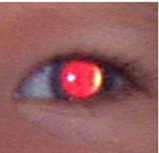
#> input picture src/pics/redeye1.PNG, 159 x 153 px, found by its file name
$ python CrescentTest.py   (Python 2 division)
#> lines starting #> are read from the running program, lines starting #| are printed output that depends on the picture; after the words box and inside, x2 and y2 are one past the last pixel; in counts of white or black regions, pixels touching at a corner belong together
import cv2.cv as cv
import cv2
import numpy as np
from PIL import Image
import PIL.ImageOps
import math
from sys import maxint

im = cv2.imread('/Users/AndreyDenisevich/DVS-Python/src/pics/redeye1.PNG')
#> im is the input picture: shape (153, 159, 3); mean B, G, R 95.4, 95.2, 147.8
print type(im)
#| <class 'numpy.ndarray'>
imblur = cv2.blur(im,(3,3))
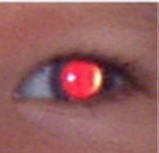
#> imblur: shape (153, 159, 3); mean B, G, R 95.1, 94.9, 147.6
imgray = cv2.cvtColor(imblur,cv2.COLOR_BGR2GRAY)
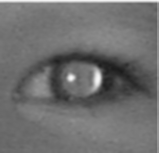
#> imgray: shape (153, 159); min 27, max 246, mean 110.7
ret,thresh = cv2.threshold(imgray,127,255,0)
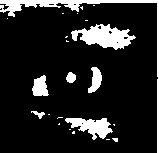
#> thresh: shape (153, 159); 13.8% white; 23 white regions (16 under 20 px)
contours, hierarchy = cv2.findContours(thresh,cv2.RETR_TREE,cv2.CHAIN_APPROX_SIMPLE)
#> contours = 30 contours, 23 with area under 20; largest, box (x1, y1, x2, y2) and area: (71, 24, 136, 50) 876, (0, 0, 159, 153) 834, (65, 118, 113, 140) 488, (32, 75, 49, 96) 222, (88, 67, 102, 93) 186, (66, 72, 76, 83) 68, (31, 111, 45, 119) 34
#> (the run stopped early here; a loop or call above may not have finished)

$ run again, with src/pics/redface10.PNG copied over src/pics/redeye1.PNG
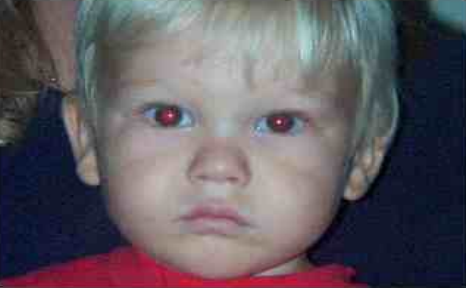
#> input picture src/pics/redface10.PNG, 466 x 288 px, found by its file name
#> im is the input picture: shape (288, 466, 3); mean B, G, R 96.2, 89, 95.4
#| <class 'numpy.ndarray'>
#> `imgray = cv2.cvtColor(imblur,cv2.COLOR_BGR2GRAY)`:
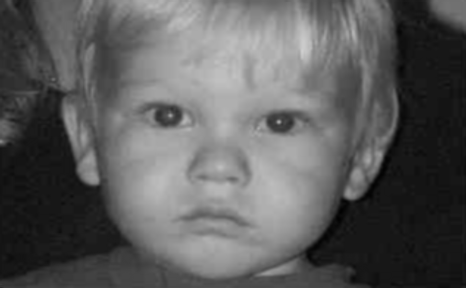
#> imgray: shape (288, 466); min 2, max 207, mean 91.7
#> `ret,thresh = cv2.threshold(imgray,127,255,0)`:
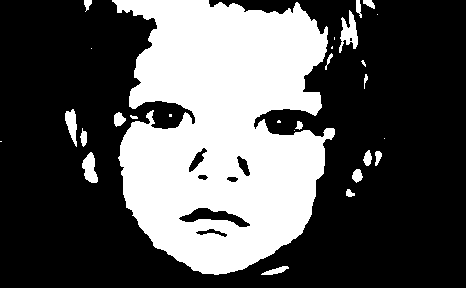
#> thresh: shape (288, 466); 33.7% white; 28 white regions (10 under 20 px)
#> contours = 35 contours, 13 with area under 20; largest, box (x1, y1, x2, y2) and area: (112, 0, 335, 275) 43588, (178, 207, 251, 228) 650, (339, 10, 358, 53) 352, (82, 152, 98, 183) 282, (65, 109, 77, 147) 227

$ run again, with src/pics/redface11.PNG copied over src/pics/redeye1.PNG
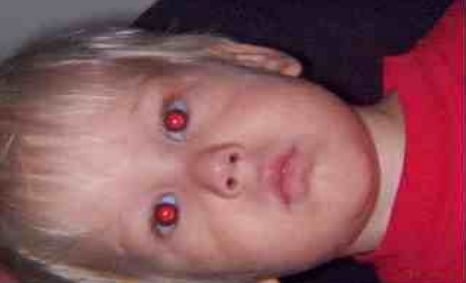
#> input picture src/pics/redface11.PNG, 466 x 283 px, found by its file name
#> im is the input picture: shape (283, 466, 3); mean B, G, R 90.1, 83.7, 137.7
#| <class 'numpy.ndarray'>
#> `imgray = cv2.cvtColor(imblur,cv2.COLOR_BGR2GRAY)`:
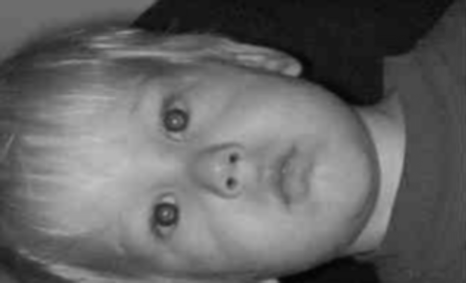
#> imgray: shape (283, 466); min 3, max 193, mean 100.6
#> `ret,thresh = cv2.threshold(imgray,127,255,0)`:
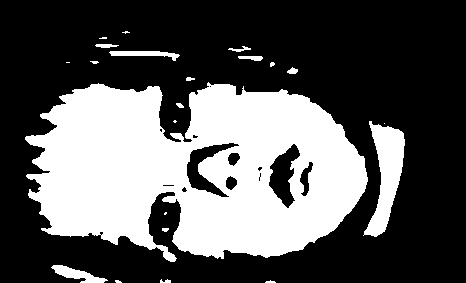
#> thresh: shape (283, 466); 34.9% white; 22 white regions (9 under 20 px)
#> contours = 36 contours, 21 with area under 20; largest, box (x1, y1, x2, y2) and area: (25, 82, 368, 262) 44187, (363, 121, 405, 237) 2232, (268, 143, 301, 209) 1099, (186, 142, 240, 198) 1039, (51, 265, 108, 283) 384
